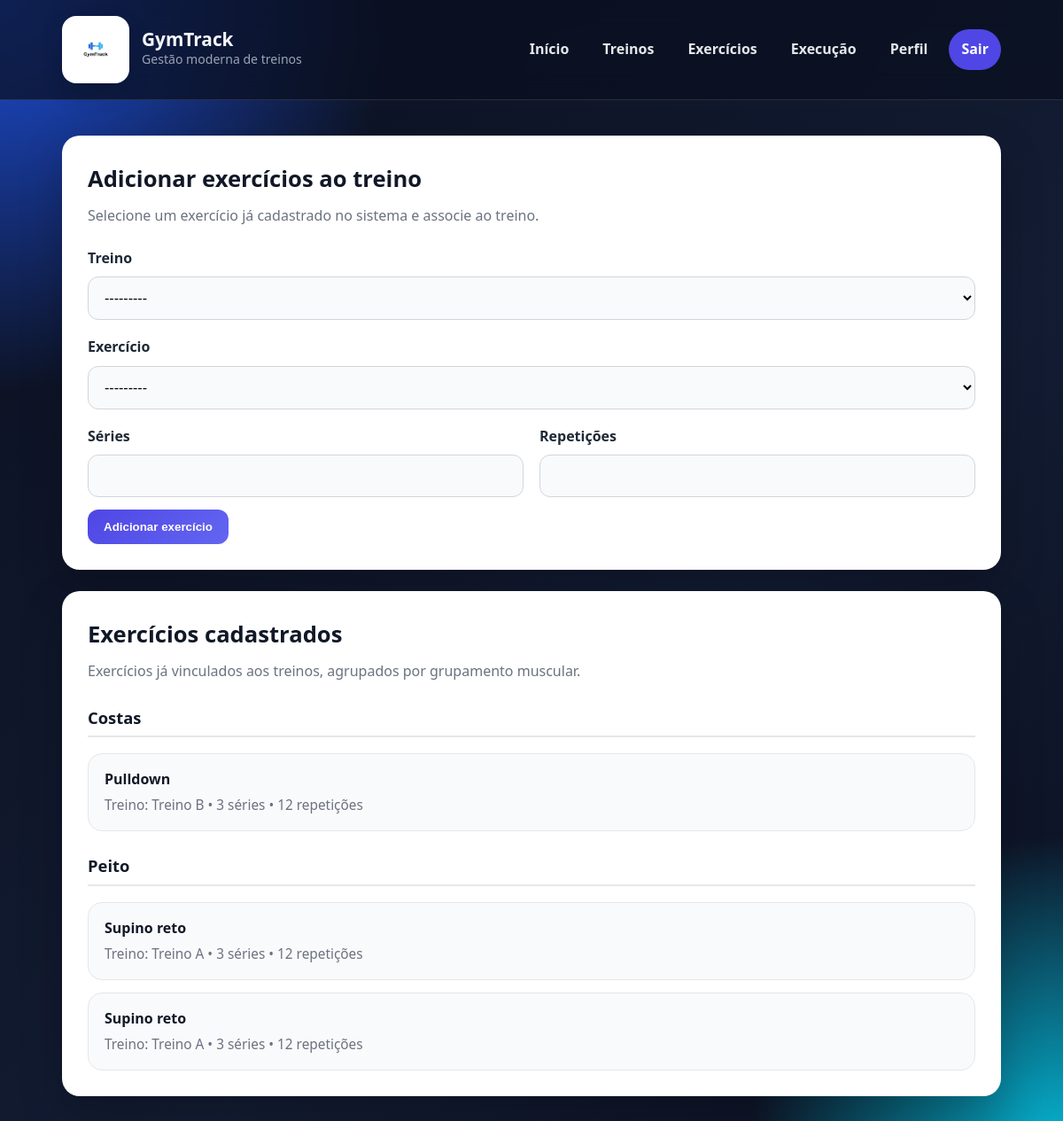
The page /exercicios/ (signed in) on the database its author committed.
### core/models.py (models this page shows, shortened)
class Exercicio(models.Model):
    treino = models.ForeignKey(Treino, on_delete=models.CASCADE, related_name='exercicios')
    exercicio_base = models.ForeignKey(
        ExercicioBase,
        on_delete=models.CASCADE,
        related_name='exercicios_do_sistema',
        null=True,
        blank=True
    )
    nome = models.CharField(max_length=100, blank=True, null=True)
    series = models.PositiveIntegerField()
    repeticoes = models.PositiveIntegerField()

class ExercicioBase(models.Model):
    nome = models.CharField(max_length=100, unique=True)
    grupo_muscular = models.CharField(max_length=50)
    def __str__(self):
        return f"{self.nome} ({self.grupo_muscular})"

class Treino(models.Model):
    usuario = models.ForeignKey(User, on_delete=models.CASCADE)
    nome = models.CharField(max_length=100)
    def __str__(self):
        return self.nome

### core/views.py (the view)
# urls.py: path('exercicios/', views.exercicios_view, name='exercicios'),
@login_required
def exercicios_view(request):
    if request.method == 'POST':
        form = ExercicioForm(request.POST)
        form.fields['treino'].queryset = Treino.objects.filter(usuario=request.user)
        if form.is_valid():
            exercicio = form.save(commit=False)
            if exercicio.treino.usuario != request.user:
                return redirect('exercicios')
            exercicio.save()
            return redirect('exercicios')
    else:
        form = ExercicioForm()
        form.fields['treino'].queryset = Treino.objects.filter(usuario=request.user)
    exercicios = Exercicio.objects.select_related(
        'treino',
        'exercicio_base'
    ).filter(
        treino__usuario=request.user
    ).order_by('exercicio_base__grupo_muscular', 'exercicio_base__nome')
    exercicios_agrupados = {}
    for exercicio in exercicios:
        grupo = exercicio.exercicio_base.grupo_muscular if exercicio.exercicio_base else 'Outros'
        if grupo not in exercicios_agrupados:
            exercicios_agrupados[grupo] = []
        exercicios_agrupados[grupo].append(exercicio)
    return render(request, 'core/exercicios.html', {
        'form': form,
        'exercicios_agrupados': exercicios_agrupados
    })

### core/forms.py
class ExercicioForm(forms.ModelForm):
    class Meta:
        model = Exercicio
        fields = ['treino', 'exercicio_base', 'series', 'repeticoes']
        labels = {
            'treino': 'Treino',
            'exercicio_base': 'Exercício',
            'series': 'Séries',
            'repeticoes': 'Repetições',
        }

### core/templates/core/exercicios.html (shortened to what this page needs)
{% extends 'core/base.html' %}
{% block content %}
<section class="page-grid">
    <div class="content-card">
        <h2 class="section-title">Adicionar exercícios ao treino</h2>
        <p class="section-subtitle">Selecione um exercício já cadastrado no sistema e associe ao treino.</p>
        <form method="post">
            <div class="form-grid">
                <div class="form-group full">
                    <label for="{{ form.treino.id_for_label }}">Treino</label>
                    {{ form.treino }}
                </div>
                <div class="form-group full">
                    <label for="{{ form.exercicio_base.id_for_label }}">Exercício</label>
                    {{ form.exercicio_base }}
                </div>
                <div class="form-group">
                    <label for="{{ form.series.id_for_label }}">Séries</label>
                    {{ form.series }}
                </div>
                <div class="form-group">
                    <label for="{{ form.repeticoes.id_for_label }}">Repetições</label>
                    {{ form.repeticoes }}
                </div>
            </div>
            <div class="form-actions">
                <button type="submit" class="btn btn-primary">Adicionar exercício</button>
            </div>
        </form>
    </div>
    <div class="list-card">
        <h3 class="section-title">Exercícios cadastrados</h3>
        <p class="section-subtitle">Exercícios já vinculados aos treinos, agrupados por grupamento muscular.</p>
        {% if exercicios_agrupados %}
            {% for grupo, lista_exercicios in exercicios_agrupados.items %}
                <div class="muscle-group-block">
                    <h4 class="muscle-group-title">{{ grupo }}</h4>
                    <ul class="items-list">
                        {% for exercicio in lista_exercicios %}
                            <li class="item">
                                <div>
                                    <strong>
                                        {% if exercicio.exercicio_base %}
                                            {{ exercicio.exercicio_base.nome }}
                                        {% else %}
                                            {{ exercicio.nome }}
                                        {% endif %}
                                    </strong>
                                    <span>
                                        Treino: {{ exercicio.treino.nome }} •
                                        {{ exercicio.series }} séries •
                                        {{ exercicio.repeticoes }} repetições
                                    </span>
                                </div>
                            </li>
                        {% endfor %}
                    </ul>
                </div>
            {% endfor %}
        {% else %}
            <div class="empty-state">Nenhum exercício cadastrado até o momento.</div>
        {% endif %}
    </div>
</section>
{% endblock %}

### static/css/style.css (style rules this page uses)
:root { --bg: #0b1020; --bg-soft: #121a2f; --card: rgba(255, 255, 255, 0.08); --card-solid: #ffffff; --text: #f5f7fb; --text-dark: #111827; --muted: #9aa4b2; --primary: #4f46e5; --primary-hover: #4338ca; --secondary: #06b6d4; --success: #16a34a; --danger: #dc2626; --warning-bg: #fee2e2; --warning-text: #991b1b; --border: rgba(255, 255, 255, 0.12); --shadow: 0 20px 50px rgba(0, 0, 0, 0.22); --radius: 20px; --radius-sm: 12px; --container: 1100px; }
* { margin: 0; padding: 0; box-sizing: border-box; }
html { scroll-behavior: smooth; }
body { font-family: "Segoe UI", Arial, sans-serif; background: radial-gradient(circle at top left, #1d4ed8 0%, transparent 25%), radial-gradient(circle at bottom right, #06b6d4 0%, transparent 20%), linear-gradient(135deg, #0b1020, #131c33 60%, #0b1020); color: var(--text); min-height: 100vh; line-height: 1.6; }
.hero-panel, .content-card, .sidebar-card, .auth-card, .list-card, .info-card { border: 1px solid var(--border); border-radius: var(--radius); box-shadow: var(--shadow); }
.btn { border: none; cursor: pointer; padding: 12px 18px; border-radius: 12px; font-weight: 700; transition: 0.25s ease; display: inline-flex; align-items: center; justify-content: center; gap: 8px; text-align: center; }
.btn-primary { background: linear-gradient(135deg, var(--primary), #6366f1); color: white; }
.page-grid { display: grid; grid-template-columns: 1fr; gap: 24px; }
.content-card, .list-card, .info-card { background: var(--card-solid); color: var(--text-dark); padding: 28px; }
.section-title { font-size: 1.6rem; margin-bottom: 8px; color: var(--text-dark); }
.section-subtitle { color: #6b7280; margin-bottom: 22px; }
.form-grid { display: grid; grid-template-columns: 1fr 1fr; gap: 18px; }
.form-group { display: flex; flex-direction: column; gap: 8px; }
.form-group.full { grid-column: 1 / -1; }
.form-group label { font-weight: 700; color: #1f2937; }
.form-group input, .form-group select, .form-group textarea { width: 100%; min-width: 0; padding: 14px 14px; border-radius: 12px; border: 1px solid #d1d5db; background: #f9fafb; font-size: 1rem; transition: 0.2s ease; outline: none; }
.form-actions { margin-top: 14px; display: flex; gap: 12px; flex-wrap: wrap; }
.items-list { list-style: none; display: grid; gap: 14px; margin-top: 18px; }
.item { background: #f9fafb; border: 1px solid #e5e7eb; border-radius: 16px; padding: 16px 18px; display: flex; align-items: flex-start; justify-content: space-between; gap: 16px; }
.item strong { color: #111827; display: block; margin-bottom: 3px; }
.item span { color: #6b7280; font-size: 0.96rem; }
.muscle-group-block { margin-top: 24px; }
.muscle-group-title { font-size: 1.15rem; font-weight: 700; color: #111827; margin-bottom: 12px; padding-bottom: 6px; border-bottom: 2px solid #e5e7eb; }

### rows shown on the page
Exercicio: grupo_muscular "Costas", exercicio_base.nome "Pulldown", treino.nome "Treino B", series "3", repeticoes "12"
Exercicio: grupo_muscular "Peito", exercicio_base.nome "Supino reto", treino.nome "Treino A", series "3", repeticoes "12"
Exercicio: exercicio_base.nome "Supino reto", treino.nome "Treino A", series "3", repeticoes "12"
